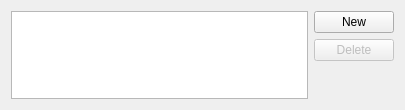
<ui version="4.0" >
 <class>SessionDialog</class>
 <widget class="QWidget" name="Form" >
  <property name="geometry" >
   <rect>
    <x>0</x>
    <y>0</y>
    <width>405</width>
    <height>110</height>
   </rect>
  </property>
  <layout class="QGridLayout" name="gridLayout" >
   <item rowspan="3" row="0" column="0" >
    <widget class="KListWidget" name="sessionList" >
     <property name="tabKeyNavigation" >
      <bool>true</bool>
     </property>
     <property name="sortingEnabled" >
      <bool>true</bool>
     </property>
    </widget>
   </item>
   <item row="0" column="1" >
    <widget class="QPushButton" name="newButton" >
     <property name="text" >
      <string>New</string>
     </property>
    </widget>
   </item>
   <item row="1" column="1" >
    <widget class="QPushButton" name="deleteButton" >
     <property name="enabled" >
      <bool>false</bool>
     </property>
     <property name="text" >
      <string>Delete</string>
     </property>
    </widget>
   </item>
   <item row="2" column="1" >
    <spacer name="verticalSpacer" >
     <property name="orientation" >
      <enum>Qt::Vertical</enum>
     </property>
     <property name="sizeHint" stdset="0" >
      <size>
       <width>20</width>
       <height>23</height>
      </size>
     </property>
    </spacer>
   </item>
  </layout>
 </widget>
 <customwidgets>
  <customwidget>
   <class>KListWidget</class>
   <extends>QListWidget</extends>
   <header>klistwidget.h</header>
  </customwidget>
 </customwidgets>
 <resources/>
 <connections/>
</ui>
